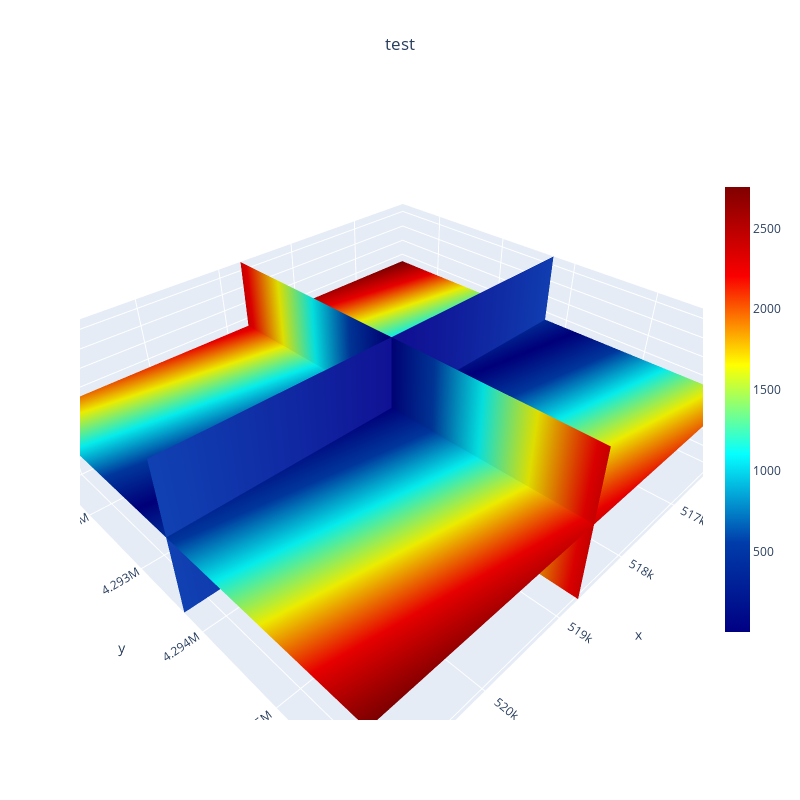

Here is the notebook cell this chart was saved with:
### Code cell
# z slice.
X_mesh_slice, Y_mesh_slice, Z_mesh_slice = grid.X_mesh[:, :, 18], grid.Y_mesh[:, :, 18], grid.Z_mesh[:, :, 18]
vals_mesh_slice = vals_mesh[:, :, 18]
slice_z = get_plotly_surface(X_mesh_slice, Y_mesh_slice, Z_mesh_slice, vals_mesh_slice)

# y slice.
X_mesh_slice, Y_mesh_slice, Z_mesh_slice = grid.X_mesh[:, 47, :], grid.Y_mesh[:, 47, :], grid.Z_mesh[:, 47, :]
vals_mesh_slice = vals_mesh[:, 47, :]
slice_y = get_plotly_surface(X_mesh_slice, Y_mesh_slice, Z_mesh_slice, vals_mesh_slice)

# x slice.
X_mesh_slice, Y_mesh_slice, Z_mesh_slice = grid.X_mesh[51, :, :], grid.Y_mesh[51, :, :], grid.Z_mesh[51, :, :]
vals_mesh_slice = vals_mesh[51, :, :]
slice_x = get_plotly_surface(X_mesh_slice, Y_mesh_slice, Z_mesh_slice, vals_mesh_slice)

plot_surfaces([slice_z, slice_y, slice_x], title="test")

### Figure 1 — Plotly figure (JSON) as saved in the notebook; plotly's stock layout.template omitted (floating-point values rounded to 4 significant figures; data arrays with more than 128 entries replaced by an {"elided": "..."} marker saying what was removed)
{"data": [{"coloraxis": "coloraxis", "surfacecolor": {"elided": "102x94 float values"}, "type": "surface", "x": {"elided": "102x94 float values"}, "y": {"elided": "102x94 float values"}, "z": {"elided": "102x94 int values"}}, {"coloraxis": "coloraxis", "surfacecolor": {"elided": "102x35 float values"}, "type": "surface", "x": {"elided": "102x35 float values"}, "y": {"elided": "102x35 float values"}, "z": {"elided": "102x35 int values"}}, {"coloraxis": "coloraxis", "surfacecolor": {"elided": "94x35 float values"}, "type": "surface", "x": {"elided": "94x35 float values"}, "y": {"elided": "94x35 float values"}, "z": {"elided": "94x35 int values"}}], "layout": {"coloraxis": {"cmax": 2753.0, "cmin": 0.5701, "colorbar": {"len": 0.75, "thickness": 25}, "colorscale": [[0, "rgb(0,0,131)"], [0.2, "rgb(0,60,170)"], [0.4, "rgb(5,255,255)"], [0.6, "rgb(255,255,0)"], [0.8, "rgb(250,0,0)"], [1, "rgb(128,0,0)"]]}, "height": 800, "scene": {"xaxis": {"range": [516100.0, 521200.0]}, "yaxis": {"range": [4291000.0, 4296000.0]}, "zaxis": {"range": [-800, 900]}}, "title": {"text": "test", "x": 0.5}, "width": 800}}
